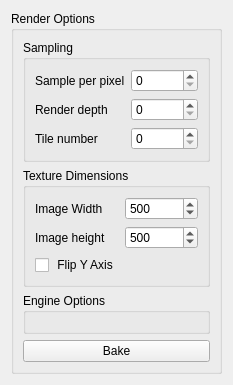
                <widget class="QWidget" name="nova_bake_layout">
                 <attribute name="title">
                  <string>Bake</string>
                 </attribute>
                 <layout class="QGridLayout" name="gridLayout_29">
                  <item row="0" column="0">
                   <widget class="QGroupBox" name="groupbox_render_options">
                    <property name="sizePolicy">
                     <sizepolicy hsizetype="Minimum" vsizetype="Minimum">
                      <horstretch>0</horstretch>
                      <verstretch>0</verstretch>
                     </sizepolicy>
                    </property>
                    <property name="title">
                     <string>Render Options</string>
                    </property>
                    <layout class="QVBoxLayout" name="verticalLayout_34">
                     <item>
                      <layout class="QVBoxLayout" name="verticalLayout_33">
                       <item>
                        <widget class="QGroupBox" name="groupBox_12">
                         <property name="sizePolicy">
                          <sizepolicy hsizetype="Preferred" vsizetype="Maximum">
                           <horstretch>0</horstretch>
                           <verstretch>0</verstretch>
                          </sizepolicy>
                         </property>
                         <property name="title">
                          <string>Sampling</string>
                         </property>
                         <layout class="QGridLayout" name="gridLayout_33">
                          <item row="0" column="0">
                           <layout class="QGridLayout" name="gridLayout_31">
                            <item row="0" column="1">
                             <widget class="QSpinBox" name="spinbox_sample_per_pixel">
                              <property name="maximum">
                                <number>1000000</number>
                              </property>
                            </widget>
                           </item>
                            <item row="0" column="0">
                             <widget class="QLabel" name="label_25">
                              <property name="text">
                               <string>Sample per pixel</string>
                              </property>
                             </widget>
                            </item>
                            <item row="1" column="1">
                              <widget class="QSpinBox" name="spinbox_render_depth">
                                <property name="maximum">
                                  <number>1000000</number>
                                </property>
                              </widget>
                            </item>
                            <item row="1" column="0">
                             <widget class="QLabel" name="label_26">
                              <property name="text">
                               <string>Render depth</string>
                              </property>
                             </widget>
                            </item>
                            <item row="2" column="0">
                             <widget class="QLabel" name="label_27">
                              <property name="text">
                               <string>Tile number</string>
                              </property>
                             </widget>
                            </item>
                            <item row="2" column="1">
                              <widget class="QSpinBox" name="spinbox_tile_number">
                                <property name="maximum">
                                  <number>100000</number>
                                </property>
                              </widget>
                            </item>
                           </layout>
                          </item>
                         </layout>
                        </widget>
                       </item>
                       <item>
                        <widget class="QGroupBox" name="groupBox_8">
                         <property name="sizePolicy">
                          <sizepolicy hsizetype="Minimum" vsizetype="Maximum">
                           <horstretch>0</horstretch>
                           <verstretch>0</verstretch>
                          </sizepolicy>
                         </property>
                         <property name="title">
                          <string>Texture Dimensions</string>
                         </property>
                         <layout class="QVBoxLayout" name="verticalLayout_32">
                          <item>
                           <layout class="QGridLayout" name="gridLayout_15">
                            <item row="0" column="1">
                             <widget class="QSpinBox" name="nova_bake_width">
                              <property name="minimum">
                               <number>50</number>
                              </property>
                              <property name="maximum">
                               <number>8096</number>
                              </property>
                              <property name="value">
                               <number>500</number>
                              </property>
                             </widget>
                            </item>
                            <item row="1" column="1">
                             <widget class="QSpinBox" name="nova_bake_height">
                              <property name="minimum">
                               <number>50</number>
                              </property>
                              <property name="maximum">
                               <number>8096</number>
                              </property>
                              <property name="value">
                               <number>500</number>
                              </property>
                             </widget>
                            </item>
                            <item row="0" column="0">
                             <widget class="QLabel" name="label_24">
                              <property name="text">
                               <string>Image Width</string>
                              </property>
                             </widget>
                            </item>
                            <item row="1" column="0">
                             <widget class="QLabel" name="label_22">
                              <property name="text">
                               <string>Image height</string>
                              </property>
                             </widget>
                            </item>
                            <item row="2" column="0">
                             <widget class="QCheckBox" name="checkbox_flip_y_axis">
                              <property name="text">
                               <string> Flip Y Axis</string>
                              </property>
                             </widget>
                            </item>
                           </layout>
                          </item>
                         </layout>
                        </widget>
                       </item>
                       <item>
                        <widget class="QGroupBox" name="groupBox_13">
                         <property name="sizePolicy">
                          <sizepolicy hsizetype="Preferred" vsizetype="Minimum">
                           <horstretch>0</horstretch>
                           <verstretch>0</verstretch>
                          </sizepolicy>
                         </property>
                         <property name="title">
                          <string>Engine Options</string>
                         </property>
                         <layout class="QGridLayout" name="gridLayout_35">
                          <item row="0" column="0">
                           <layout class="QGridLayout" name="gridLayout_34"/>
                          </item>
                         </layout>
                        </widget>
                       </item>
                      </layout>
                     </item>
                     <item>
                      <widget class="QPushButton" name="nova_bake_button">
                       <property name="sizePolicy">
                        <sizepolicy hsizetype="Minimum" vsizetype="Maximum">
                         <horstretch>0</horstretch>
                         <verstretch>0</verstretch>
                        </sizepolicy>
                       </property>
                       <property name="text">
                        <string>Bake</string>
                       </property>
                      </widget>
                     </item>
                    </layout>
                   </widget>
                  </item>
                 </layout>
                </widget>
